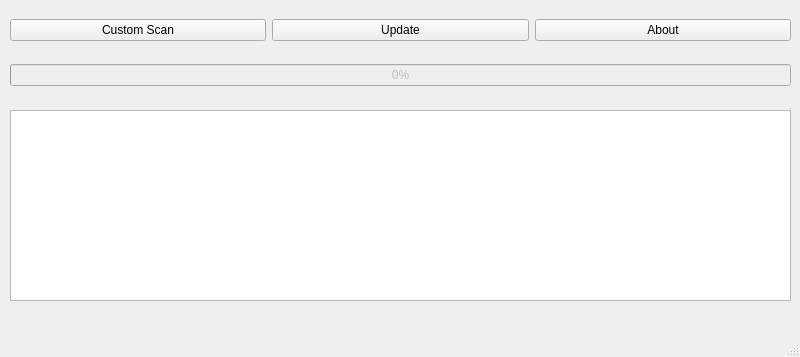
<?xml version="1.0" encoding="UTF-8"?>
<ui version="4.0">
 <class>ClamSoupMainWindow</class>
 <widget class="QMainWindow" name="ClamSoupMainWindow">
  <property name="geometry">
   <rect>
    <x>0</x>
    <y>0</y>
    <width>800</width>
    <height>357</height>
   </rect>
  </property>
  <property name="windowTitle">
   <string>ClamSoupMainWindow</string>
  </property>
  <property name="styleSheet">
   <string notr="true"/>
  </property>
  <widget class="QWidget" name="centralwidget">
   <widget class="QWidget" name="horizontalLayoutWidget">
    <property name="geometry">
     <rect>
      <x>10</x>
      <y>10</y>
      <width>781</width>
      <height>41</height>
     </rect>
    </property>
    <layout class="QHBoxLayout" name="horizontalLayout">
     <item>
      <widget class="QPushButton" name="pushButton_4">
       <property name="text">
        <string>Custom Scan</string>
       </property>
      </widget>
     </item>
     <item>
      <widget class="QPushButton" name="pushButton_2">
       <property name="text">
        <string>Update</string>
       </property>
      </widget>
     </item>
     <item>
      <widget class="QPushButton" name="pushButton_5">
       <property name="text">
        <string>About</string>
       </property>
       <property name="flat">
        <bool>false</bool>
       </property>
      </widget>
     </item>
    </layout>
   </widget>
   <widget class="QWidget" name="horizontalLayoutWidget_2">
    <property name="geometry">
     <rect>
      <x>10</x>
      <y>50</y>
      <width>781</width>
      <height>51</height>
     </rect>
    </property>
    <layout class="QHBoxLayout" name="horizontalLayout_2">
     <item>
      <widget class="QProgressBar" name="progressBar">
       <property name="enabled">
        <bool>false</bool>
       </property>
       <property name="value">
        <number>0</number>
       </property>
      </widget>
     </item>
    </layout>
   </widget>
   <widget class="QWidget" name="horizontalLayoutWidget_3">
    <property name="geometry">
     <rect>
      <x>10</x>
      <y>110</y>
      <width>781</width>
      <height>191</height>
     </rect>
    </property>
    <layout class="QHBoxLayout" name="horizontalLayout_3">
     <item>
      <widget class="QTextBrowser" name="textBrowser"/>
     </item>
    </layout>
   </widget>
  </widget>
  <widget class="QMenuBar" name="menubar">
   <property name="geometry">
    <rect>
     <x>0</x>
     <y>0</y>
     <width>800</width>
     <height>23</height>
    </rect>
   </property>
  </widget>
  <widget class="QStatusBar" name="statusbar"/>
 </widget>
 <resources/>
 <connections/>
</ui>
